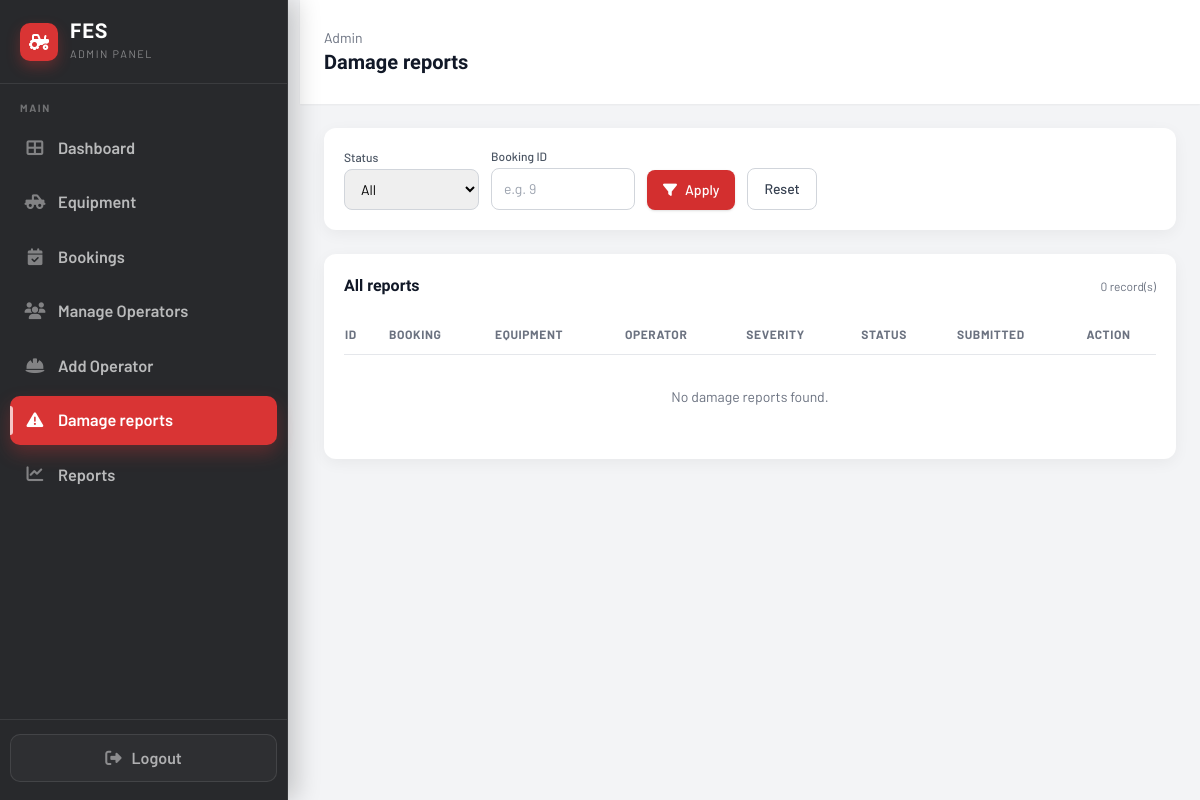
/Pages/admin/damage_reports.php (signed in), run on an earlier commit of the app's database.
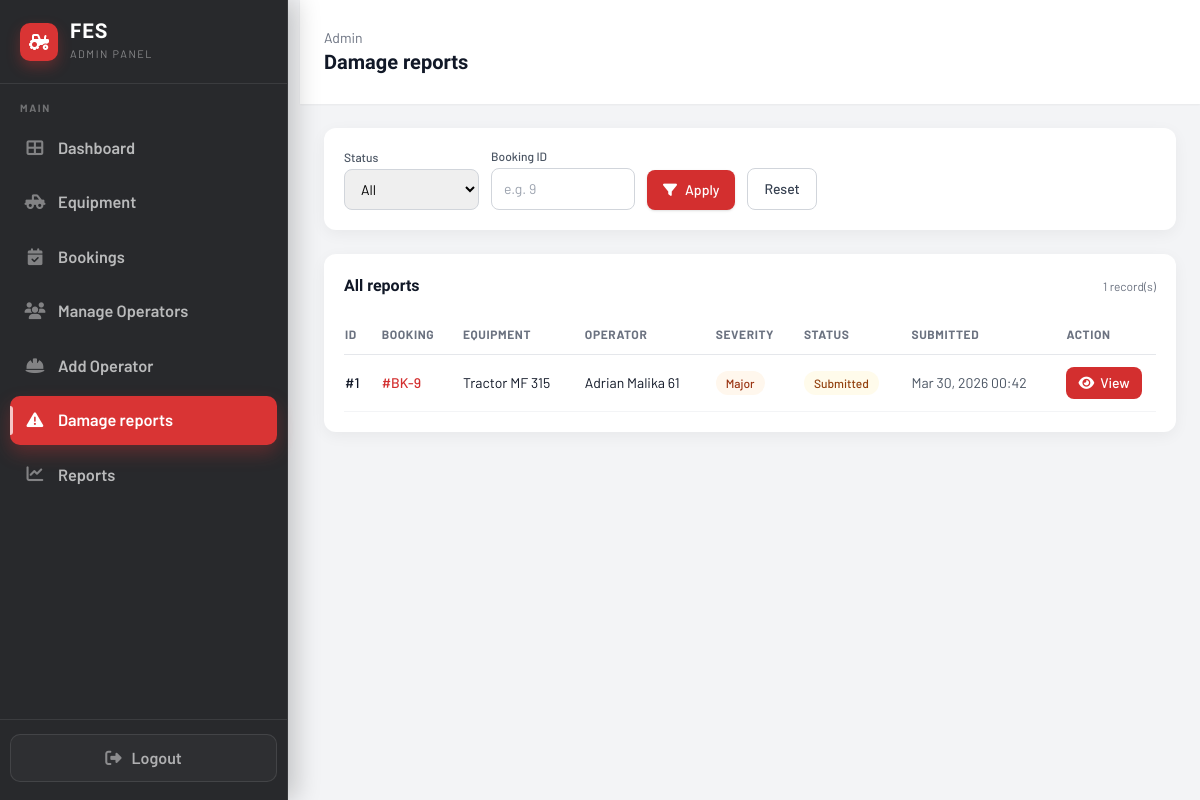
And on a later commit of the database.
### tables this page shows
CREATE TABLE IF NOT EXISTS `damage_reports` (
  `damage_report_id` int UNSIGNED NOT NULL AUTO_INCREMENT,
  `booking_id` int NOT NULL,
  `operator_id` int NOT NULL,
  `equipment_id` varchar(50) NOT NULL,
  `description` text NOT NULL,
  `severity` enum('minor','major','critical') NOT NULL,
  `photo_path` varchar(500) DEFAULT NULL,
  `status` enum('submitted','acknowledged','closed') NOT NULL DEFAULT 'submitted',
  `admin_notes` text,
  `created_at` timestamp NOT NULL DEFAULT CURRENT_TIMESTAMP,
  `updated_at` timestamp NULL DEFAULT NULL ON UPDATE CURRENT_TIMESTAMP,
  PRIMARY KEY (`damage_report_id`),
  KEY `idx_damage_booking` (`booking_id`),
  KEY `idx_damage_operator` (`operator_id`)
);

CREATE TABLE IF NOT EXISTS `equipment` (
  `id` int NOT NULL AUTO_INCREMENT,
  `equipment_name` varchar(255) NOT NULL,
  `category` varchar(100) NOT NULL,
  `equipment_id` varchar(100) NOT NULL,
  `model` varchar(255) DEFAULT NULL,
  `description` text NOT NULL,
  `status` enum('available','in_use','maintenance','retired') NOT NULL DEFAULT 'available',
  `location` varchar(255) NOT NULL,
  `operator_id` int DEFAULT NULL,
  `purchase_date` date DEFAULT NULL,
  `daily_rate` decimal(10,2) NOT NULL,
  `hourly_rate` decimal(10,2) DEFAULT '0.00',
  `per_hectare_rate` decimal(10,2) DEFAULT NULL,
  `fuel_type` varchar(50) DEFAULT NULL,
  `total_usage_hours` int DEFAULT '0',
  `year_manufactured` int DEFAULT NULL,
  `weight_kg` decimal(10,2) DEFAULT NULL,
  `last_maintenance` date DEFAULT NULL,
  `icon` varchar(100) NOT NULL,
  `image_path` varchar(500) DEFAULT NULL,
  `created_at` timestamp NULL DEFAULT CURRENT_TIMESTAMP,
  `updated_at` timestamp NULL DEFAULT CURRENT_TIMESTAMP ON UPDATE CURRENT_TIMESTAMP,
  PRIMARY KEY (`id`),
  KEY `operator_id` (`operator_id`)
);

### Pages/admin/damage_reports.php (the view, shortened to what the rows shown need)
<?php
$reports = [];
$conn = null;
try {
    $conn = getDBConnection();
    $whereParts = ['1=1'];
    $whereSql = implode(' AND ', $whereParts);
    $sql = "SELECT dr.damage_report_id, dr.booking_id, dr.operator_id, dr.equipment_id,
                   dr.description, dr.severity, dr.photo_path, dr.status, dr.created_at,
                   COALESCE(u.name, CONCAT('Operator #', dr.operator_id)) AS operator_name,
                   e.equipment_name
            FROM damage_reports dr
            LEFT JOIN users u ON u.user_id = dr.operator_id
            LEFT JOIN equipment e ON e.equipment_id COLLATE utf8mb4_unicode_ci = dr.equipment_id COLLATE utf8mb4_unicode_ci
            WHERE {$whereSql}
            ORDER BY dr.created_at DESC";
    $res = null;
    try {
        $res = $conn->query($sql);
    } catch (mysqli_sql_exception $qe) {
        $qerrno = (int)$qe->getCode();
        $qmsg = $qe->getMessage();
        $isMissingDr = ($qerrno === 1146 || stripos($qmsg, 'damage_reports') !== false);
        if ($isMissingDr && fes_admin_try_create_damage_reports_table($conn)) {
            $res = $conn->query($sql);
        } else {
            throw $qe;
        }
    }
    if ($res instanceof mysqli_result) {
        while ($row = $res->fetch_assoc()) {
            $reports[] = $row;
        }
    }
} catch (mysqli_sql_exception $e) {
    error_log('Admin damage_reports mysqli: [' . $e->getCode() . '] ' . $e->getMessage());
    $errno = (int)$e->getCode();
    $msg = $e->getMessage();
    if ($errno === 1146 || stripos($msg, 'damage_reports') !== false) {
        $loadError = 'The damage_reports table is missing. In phpMyAdmin, select database "' . htmlspecialchars(DB_NAME) . '" and run database/add_damage_reports.sql (or import database/fes_db.sql).';
    } else {
        $loadError = 'Could not load damage reports: ' . htmlspecialchars($msg) . ' (MySQL errno ' . $errno . ').';
    }
} catch (Exception $e) {
    error_log('Admin damage_reports list: ' . $e->getMessage());
    $loadError = 'Could not connect or load damage reports: ' . htmlspecialchars($e->getMessage());
} finally {
    if ($conn instanceof mysqli) {
        $conn->close();
    }
}
function fes_dr_status_badge(string $s): string
{
    switch ($s) {
        case 'submitted':
            return 'bg-amber-50 text-amber-800';
    }
}
function fes_dr_severity_badge(string $s): string
{
    switch ($s) {
        case 'major':
            return 'bg-orange-50 text-orange-800';
    }
}
?>
<!DOCTYPE html>
<html lang="en">
<head>
    <link rel="stylesheet" href="https://cdnjs.cloudflare.com/ajax/libs/font-awesome/6.4.0/css/all.min.css">
    <script src="https://cdn.tailwindcss.com"></script>
</head>
<body>
<div class="min-h-screen w-full bg-gray-100">
    <div class="min-h-screen" style="margin-left: 300px; width: calc(100% - 300px);" id="main-content">
        <header class="bg-white px-6 py-7 flex items-center justify-between shadow-sm md:pl-6">
            <div class="flex items-center gap-3">
                <div>
                    <h1 class="text-xl font-semibold text-gray-900">Damage reports</h1>
                </div>
            </div>
        </header>
        <main class="flex-1 overflow-y-auto p-6" style="width: 100%; overflow-x: hidden;">
            <section class="bg-white rounded-xl shadow-card p-5">
                <div class="flex items-center justify-between mb-4">
                    <h2 class="text-base font-semibold text-gray-900">All reports</h2>
                </div>
                <div class="overflow-x-auto">
                    <table class="min-w-full">
                        <thead>
                        <tr class="text-left text-xs font-medium text-gray-500 border-b uppercase tracking-wider">
                            <th class="py-3 pr-4">ID</th>
                            <th class="py-3 pr-4">Booking</th>
                            <th class="py-3 pr-4">Equipment</th>
                            <th class="py-3 pr-4">Operator</th>
                            <th class="py-3 pr-4">Severity</th>
                            <th class="py-3 pr-4">Status</th>
                            <th class="py-3 pr-4">Submitted</th>
                            <th class="py-3">Action</th>
                        </tr>
                        </thead>
                        <tbody class="text-sm text-gray-900">
                        <?php if (empty($reports)): ?>
                            <tr>
                                <td colspan="8" class="py-8 text-center text-gray-500">No damage reports found.</td>
                            </tr>
                        <?php else: ?>
                            <?php foreach ($reports as $r): ?>
                                <tr class="border-b border-gray-100 hover:bg-gray-50">
                                    <td class="py-3 pr-4 font-medium">#<?php echo (int)$r['damage_report_id']; ?></td>
                                    <td class="py-3 pr-4">
                                        <a href="booking-details.php?id=<?php echo (int)$r['booking_id']; ?>" class="text-fes-red font-medium hover:underline">#BK-<?php echo (int)$r['booking_id']; ?></a>
                                    </td>
                                    <td class="py-3 pr-4"><?php echo htmlspecialchars($r['equipment_name'] ?? $r['equipment_id']); ?></td>
                                    <td class="py-3 pr-4"><?php echo htmlspecialchars($r['operator_name'] ?? ''); ?></td>
                                    <td class="py-3 pr-4">
                                        <span class="inline-flex px-2.5 py-1 rounded-full text-xs font-medium <?php echo fes_dr_severity_badge((string)$r['severity']); ?>">
                                            <?php echo htmlspecialchars(ucfirst((string)$r['severity'])); ?>
                                        </span>
                                    </td>
                                    <td class="py-3 pr-4">
                                        <span class="inline-flex px-2.5 py-1 rounded-full text-xs font-medium <?php echo fes_dr_status_badge((string)$r['status']); ?>">
                                            <?php echo htmlspecialchars(ucfirst((string)$r['status'])); ?>
                                        </span>
                                    </td>
                                    <td class="py-3 pr-4 text-gray-600"><?php echo !empty($r['created_at']) ? htmlspecialchars(date('M j, Y H:i', strtotime($r['created_at']))) : ''; ?></td>
                                    <td class="py-3">
                                        <a href="damage_report.php?id=<?php echo (int)$r['damage_report_id']; ?>" class="inline-flex items-center gap-1.5 px-3 py-1.5 rounded-lg bg-fes-red hover:bg-[#b71c1c] text-white text-sm font-medium">
                                            <i class="fas fa-eye"></i> View
                                        </a>
                                    </td>
                                </tr>
                            <?php endforeach; ?>
                        <?php endif; ?>
                        </tbody>
                    </table>
                </div>
            </section>
        </main>
    </div>
</div>
</body>
</html>

What changed in the data, as far as the page shows it:
added damage_reports: damage_report_id "1", booking "9", equipment.equipment_name "Tractor MF 315", operator_name "Adrian Malika 61", severity "Major", status "Submitted", created_at "Mar 30, 2026 00:42"
Also different on the page:
count($reports): "0" → "1"
text no longer shown: "No damage reports found."
